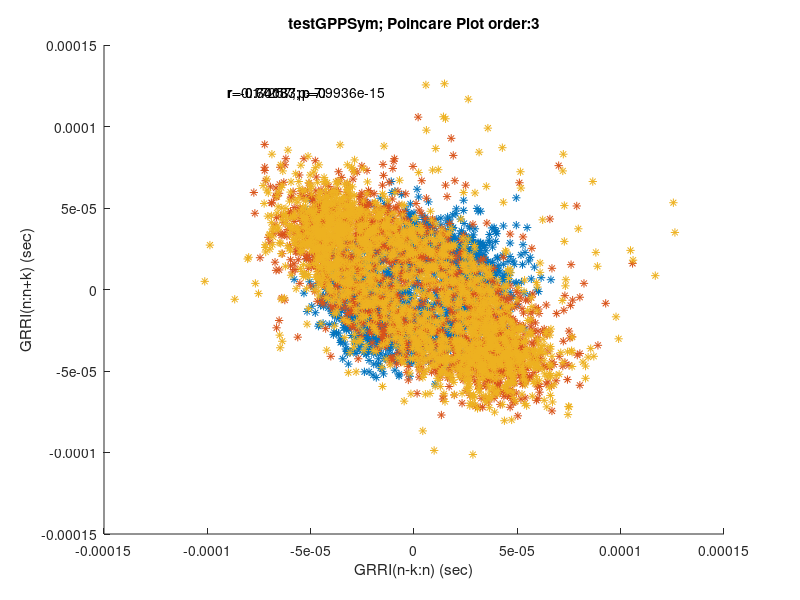
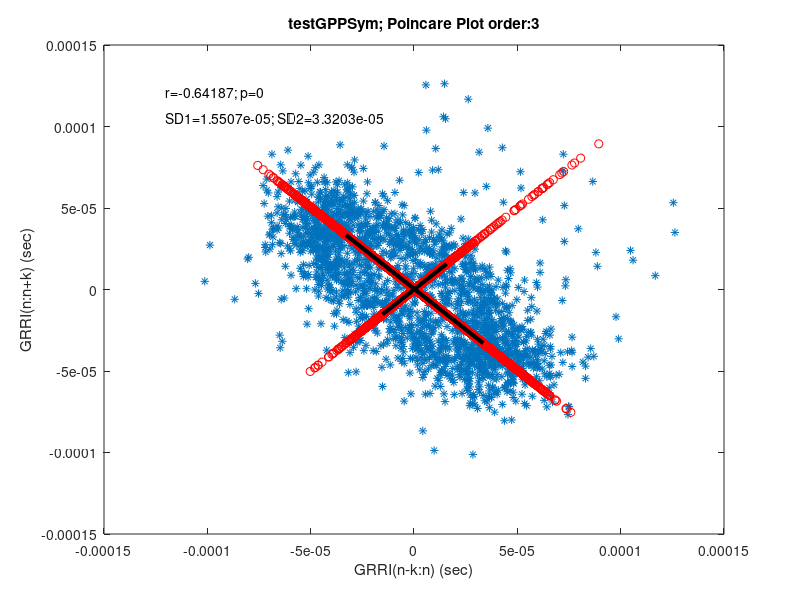
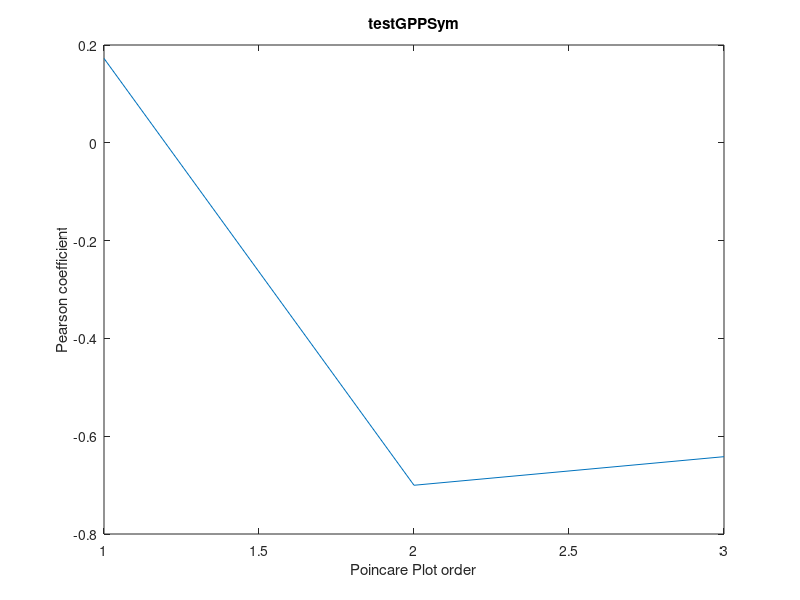
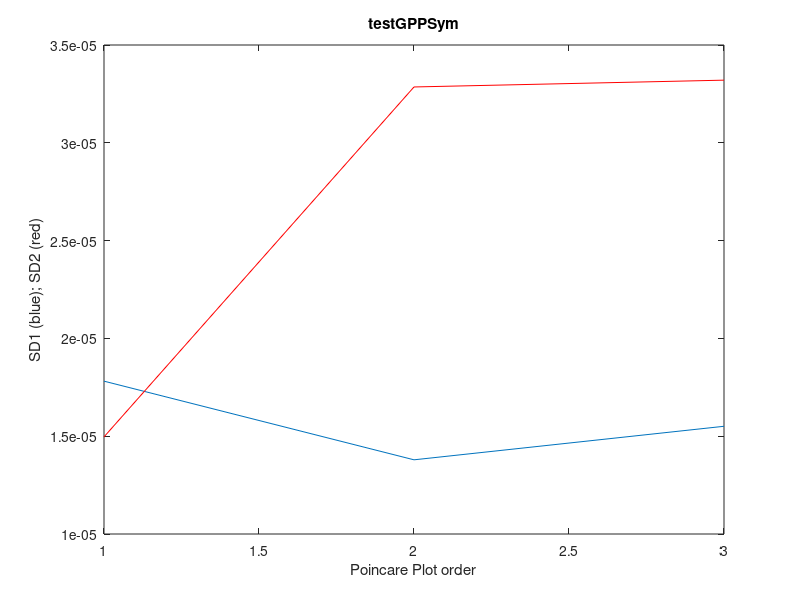

These charts were generated, in order, by the following MATLAB code:
%gppsym.m - generalized Poincare Plot analysis

%symmetrical (j=k)
%Pearson coefficient
%Guzik's paramters (DOI 10.1515/BMT.2006.054)
%SD1, SD2, Cup, Cdown
%time dependence of the generalized RRI(GRRI=summ of sequential RRIs)
%
clear
%fnam=input('enter filename with R peak positions (sec):','s');

fnam='testGPPSym';


% eval(['load ' fnam])
% eval(['dsrpo=' fnam ';'])
dsrpo = load('file_1.txt');
[nrpo nch]=size(dsrpo);

%transpose a horizontal vector into vertical
 if nch>1
 dsrpo=dsrpo';
 [nrpo nch]=size(dsrpo);
 end
 
%kord=input('maximal GPP order:');
kord = 3;
%kpl=input('plotting of GPP for each order (y/n):','s');
kpl = 'y';
dsqup=0;
dsqdown=0;
 for iord=1:kord
 
  if kpl==('y')
  figure(1)
  hold on
  end
 clear dsint1
 clear dsint2
  for i=iord+1:nrpo-iord
  dsint1(i-iord)=dsrpo(i)-dsrpo(i-iord);
  dsint2(i-iord)=dsrpo(i+iord)-dsrpo(i);
   %if iord==kord
   %[i i-iord]
   %dsint1(i-iord)  
   %[i+iord i]
   %dsint2(i-iord)
   %pause
   %end
  end
  
  if kpl=='y'
  plot(dsint1,dsint2,'*')
  end
 [cc p]=corrcoef(dsint1,dsint2);
 rcoef(iord)=cc(1,2);
  if kpl=='y'
  text(0.2,0.9,['r=' num2str(cc(1,2)) '; p=' num2str(p(1,2))],'units','normalized')
  title([fnam '; Poincare Plot order:' int2str(iord)])
  xlabel('GRRI(n-k:n) (sec)')
  ylabel('GRRI(n:n+k) (sec)')
  hold off
  pause
  end
  
 %Cup and Cdown
 ndsint=length(dsint1);
 clear dsqup
 clear dsqdown
 clear projdir
 clear projper
 iup=0;
 idown=0;

  for idsint=1:ndsint
   if dsint1(idsint)<=dsint2(idsint)
   iup=iup+1;
   dsqup(iup)=(dsint1(idsint)-dsint2(idsint))^2/2;
   elseif dsint1(idsint)>dsint2(idsint)
   idown=idown+1;
   dsqdown(idown)=(dsint1(idsint)-dsint2(idsint))^2/2;
   end
  projdir(idsint)=(dsint1(idsint)+dsint2(idsint))/2;
  projper(idsint)=(dsint1(idsint)-dsint2(idsint))/2;
  %pause
  end
  if exist('dsqup')&&exist('dsqdown')
  sumdsqup=sum(dsqup);
  varup(iord)=sumdsqup/ndsint;
  sumdsqdown=sum(dsqdown);
  vardown(iord)=sumdsqdown/ndsint;
  c1(iord)=varup(iord)/(varup(iord)+vardown(iord));
  c2(iord)=vardown(iord)/(varup(iord)+vardown(iord));
  end
 sd1(iord)=std(projdir);
 sd2(iord)=std(projper);
 end
 
figure(2)
plot(dsint1,dsint2,'*')
hold on
plot(projdir-mean(projdir)+mean(dsint1),projdir-mean(projdir)+mean(dsint2),'ro')
plot(projper-mean(projper)+mean(dsint1),mean(dsint2)-(projper-mean(projper)),'ro')
plot([mean(dsint1)-sd1(kord) mean(dsint1)+sd1(kord)],...
    [mean(dsint2)-sd1(kord) mean(dsint2)+sd1(kord)],'k','LineWidth',3)
plot([mean(dsint1)-sd2(kord) mean(dsint1)+sd2(kord)]...
    ,[mean(dsint2)+sd2(kord) mean(dsint2)-sd2(kord)],'k','LineWidth',3)
text(0.1,0.9,['r=' num2str(cc(1,2)) '; p=' num2str(p(1,2))],'units','normalized')
text(0.1,0.85,['SD1=' num2str(sd1(kord)) '; SD2=' num2str(sd2(kord))],'units','normalized')
title([fnam '; Poincare Plot order:' int2str(iord)])
xlabel('GRRI(n-k:n) (sec)')
ylabel('GRRI(n:n+k) (sec)')

figure(3)
plot(1:kord,rcoef,'-')
xlabel('Poincare Plot order')
ylabel('Pearson coefficient')
title(fnam)

figure(4)
plot(1:kord,sd1,'-')
hold on
plot(1:kord,sd2,'r-')
xlabel('Poincare Plot order')
ylabel('SD1 (blue); SD2 (red)')
title(fnam)

figure(5)
plot(1:length(c1),c1,'-')
hold on
plot(1:length(c2),c2,'r-')
xlabel('Poincare plot order')
ylabel('C up (blue); C down (red)')
title(fnam)
